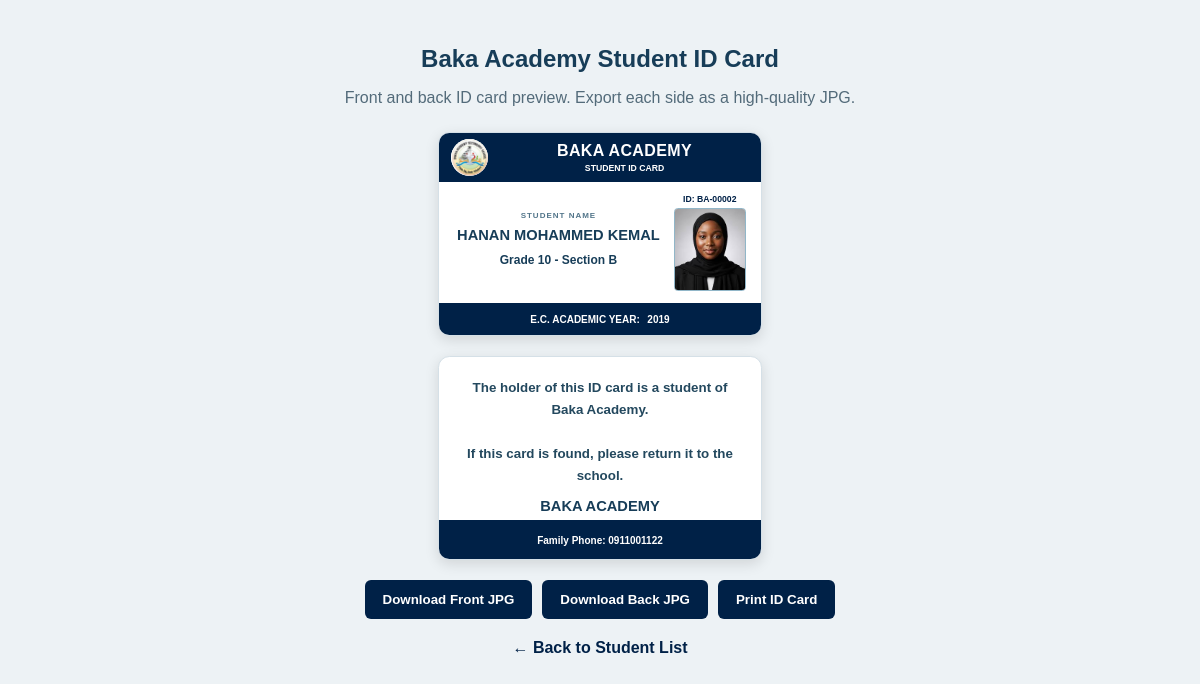
The app's page /students/2/id-card (signed in) with its own data.
### app.py (models this page shows)
class Student(db.Model):
    id = db.Column(db.Integer, primary_key=True)
    student_id = db.Column(db.String(30), unique=True, nullable=False)
    full_name = db.Column(db.String(150), nullable=False)
    grade = db.Column(db.String(10), nullable=False)
    section = db.Column(db.String(10), nullable=False)
    sex = db.Column(db.String(1))
    age = db.Column(db.Integer)
    family_contact_name = db.Column(db.String(150))
    family_phone = db.Column(db.String(30))
    previous_school = db.Column(db.String(150))
    photo_filename = db.Column(db.String(255))
    stream = db.Column(db.String(50))
    academic_year_ec = db.Column(db.String(30))
    academic_year_gc = db.Column(db.String(30))
    is_active = db.Column(
        db.Boolean, nullable=False, default=True, server_default="1"
    )
    left_at = db.Column(db.DateTime)

### app.py (the view)
@app.route("/students/<int:student_id>/id-card")
@student_staff_only
def student_id_card(student_id):
    student = db.session.get(Student, student_id)
    if not student:
        flash("Student not found.")
        return redirect(url_for("student_management"))
    return render_template(
        "student_id_card.html",
        student=student
    )

### app.py (called while the page is built)
def logged_in(fn):
    @wraps(fn)
    def wrapper(*args, **kwargs):
        if "user_id" not in session:
            return redirect(url_for("login"))
        user = db.session.get(User, session["user_id"])
        if not user or not user.is_active:
            session.clear()
            flash("Your account is inactive or unavailable.")
            return redirect(url_for("login"))
        return fn(*args, **kwargs)
    return wrapper

def student_staff_only(fn):
    @wraps(fn)
    @logged_in
    def wrapper(*args, **kwargs):
        user = db.session.get(User, session["user_id"])
        if not user or user.role not in ["admin", "student_management"]:
            flash("Student Management access required.")
            return redirect(url_for("dashboard"))
        return fn(*args, **kwargs)
    return wrapper

### templates/student_id_card.html (shortened to what this page needs)
<!DOCTYPE html>
<html lang="en">
<head>
</head>
<body>
<div class="page">
    <h2>Baka Academy Student ID Card</h2>
    <p class="instructions">
        Front and back ID card preview. Export each side as a high-quality JPG.
    </p>
    <div class="card" id="frontCard">
        <div class="front-header">
            <img
                class="school-logo"
                src="{{ url_for('static', filename='logo.jpg') }}"
                alt="Baka Academy Logo"
            >
            <div class="school-heading">
                <h3>BAKA ACADEMY</h3>
                <p>STUDENT ID CARD</p>
            </div>
        </div>
        <div class="front-body">
            <div class="student-details">
                <div class="label">STUDENT NAME</div>
                <div class="student-name">
                    {{ student.full_name }}
                </div>
                <div class="grade">
                    Grade {{ student.grade }}
                    {% if student.section %}
                        - Section {{ student.section }}
                    {% endif %}
                </div>
            </div>
            <div class="photo-section">
                <div class="student-number">
                    ID: {{ student.student_id }}
                </div>
                {% if student.photo_filename %}
                    <img
                        class="student-photo"
                        src="{{ url_for('static', filename='uploads/student_photos/' ~ student.photo_filename) }}"
                        alt="Student Photo"
                    >
                {% else %}
                    <div class="photo-placeholder">
                        STUDENT<br>PHOTO
                    </div>
                {% endif %}
            </div>
        </div>
        <div class="front-footer">
            <span class="academic-year-label">E.C. ACADEMIC YEAR:</span>
            <span>{{ student.academic_year_ec or "Not provided" }}</span>
        </div>
    </div>
    <div class="card" id="backCard">
        <div class="back-body">
            <div>
                <div class="return-message">
                    The holder of this ID card is a student
                    of Baka Academy.
                    <br><br>
                    If this card is found, please return it
                    to the school.
                </div>
                <div class="back-school">
                    BAKA ACADEMY
                </div>
            </div>
        </div>
        <div class="back-footer">
            Family Phone:
            {{ student.family_phone or "Not provided" }}
        </div>
    </div>
    <div class="controls">
        <button onclick="downloadCard('frontCard', 'front', this)">
            Download Front JPG
        </button>
        <button onclick="downloadCard('backCard', 'back', this)">
            Download Back JPG
        </button>
        <button onclick="window.print()">
            Print ID Card
        </button>
    </div>
    <a
        class="back-button"
        href="{{ url_for('student_management') }}"
    >
        ← Back to Student List
    </a>
</div>
</body>
</html>

### templates/student_id_card.html (style rules this page uses)
* { box-sizing: border-box; }
body { margin: 0; padding: 25px; background: #edf2f5; font-family: Arial, sans-serif; color: #173d58; }
.page { max-width: 900px; margin: auto; }
h2 { text-align: center; margin-bottom: 8px; }
.instructions { text-align: center; margin-bottom: 25px; color: #536b7a; }
.card { width: 85.6mm; height: 54mm; position: relative; overflow: hidden; background: white; border: 1px solid #d5e0e7; border-radius: 3mm; margin: 20px auto; box-shadow: 0 4px 14px rgba(0,0,0,0.12); }
.front-header { height: 13mm; background: #002147; color: white; display: flex; align-items: center; justify-content: center; gap: 3mm; padding: 1.5mm 3mm; }
.school-logo { width: 10mm; height: 10mm; object-fit: contain; flex-shrink: 0; background: white; border-radius: 50%; }
.school-heading { text-align: center; flex: 1; }
.school-heading h3 { font-size: 12pt; margin: 0; font-weight: 800; letter-spacing: 0.4px; color: white; }
.school-heading p { font-size: 6.5pt; margin: 1mm 0 0; font-weight: bold; color: white; }
.front-body { height: 32mm; display: flex; align-items: center; padding: 2mm 4mm; gap: 3mm; }
.student-details { flex: 1; text-align: center; min-width: 0; }
.student-details .label { font-size: 6pt; font-weight: bold; letter-spacing: 1px; color: #52758a; margin-bottom: 2mm; }
.student-name { font-size: 11pt; font-weight: 800; line-height: 1.2; overflow-wrap: anywhere; margin-bottom: 2mm; }
.grade { font-size: 9pt; font-weight: bold; margin-bottom: 2mm; }
.photo-section { width: 19mm; flex-shrink: 0; display: flex; flex-direction: column; align-items: center; gap: 1mm; }
.student-number { width: 100%; font-size: 6.5pt; font-weight: bold; color: #002147; text-align: center; overflow-wrap: anywhere; }
.student-photo { width: 19mm; height: 22mm; object-fit: cover; border: 1px solid #91b6c8; border-radius: 1mm; background: #edf3f6; }
.front-footer { height: 9mm; background: #002147; color: white; display: flex; justify-content: center; align-items: center; font-size: 7.5pt; font-weight: bold; gap: 2mm; }
.academic-year-label { color: white; }
.back-body { height: 43mm; padding: 7mm 6mm 3mm; display: flex; align-items: center; justify-content: center; text-align: center; }
.return-message { font-size: 10pt; line-height: 1.65; font-weight: 600; color: #23485e; }
.back-school { font-size: 11pt; font-weight: 800; margin-top: 3mm; color: #173d58; }
.back-footer { height: 11mm; background: #002147; color: white; display: flex; align-items: center; justify-content: center; text-align: center; font-size: 7.5pt; font-weight: bold; padding: 1mm 3mm; }
.controls { display: flex; justify-content: center; flex-wrap: wrap; gap: 10px; margin: 20px auto; }
.controls button { border: none; background: #002147; color: white; padding: 12px 18px; border-radius: 6px; font-weight: bold; cursor: pointer; }
.back-button { display: block; width: fit-content; margin: 20px auto; color: #002147; text-decoration: none; font-weight: bold; }

### records on screen
Student: full_name "HANAN MOHAMMED KEMAL", grade "10", section "B", student_id "BA-00002", photo_filename (picture), academic_year_ec "2019", family_phone "0911001122"
